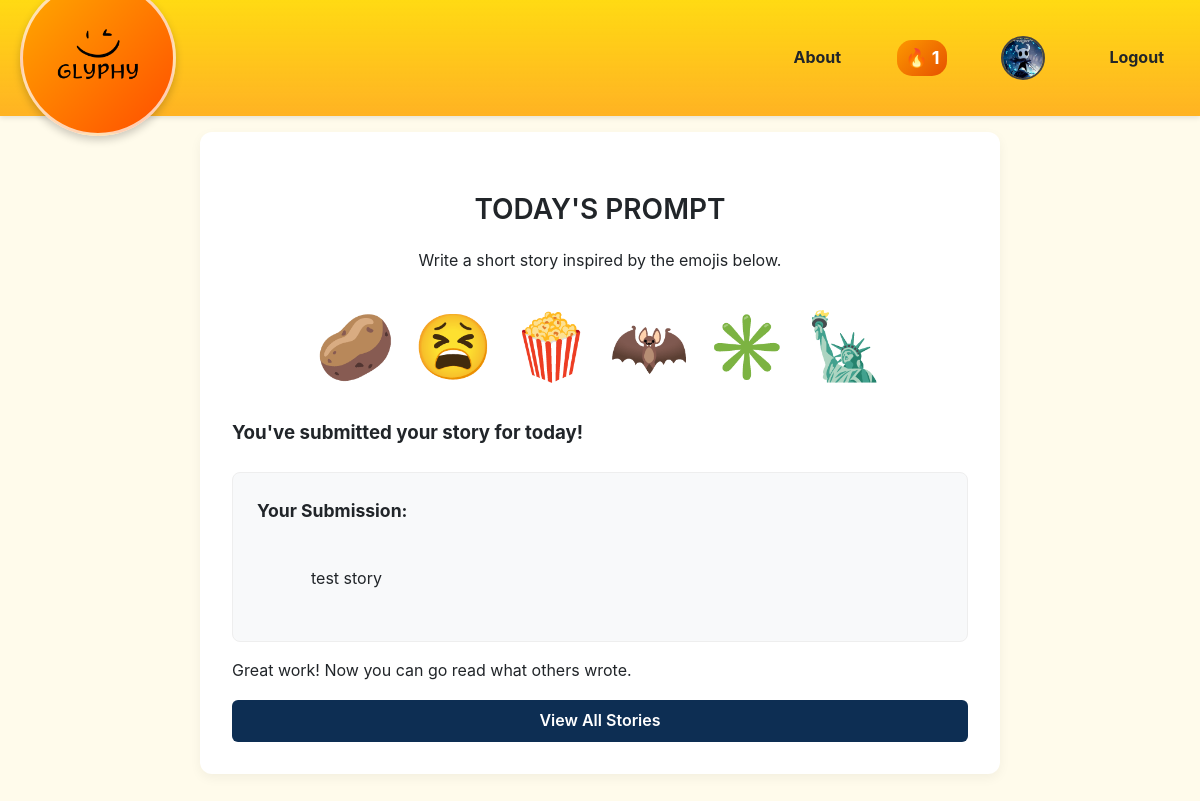
The page /dashboard (signed in) on the database its author committed.
### app/models.py (models this page shows, shortened)
class User(UserMixin, db.Model):
    id = db.Column(db.Integer, primary_key=True)
    username = db.Column(db.String(100), unique=True, nullable=False)
    email = db.Column(db.String(120), unique=True, nullable=False)
    password_hash = db.Column(db.String(162))
    current_streak = db.Column(db.Integer, default=0)
    last_story_date = db.Column(db.Date)
    profile_pic = db.Column(db.String(200), nullable=True)
    stories = db.relationship('Story', backref='author', lazy='dynamic')
    comments = db.relationship('Comments', backref='author', lazy='dynamic')

class DailyEmoji(db.Model):
    id = db.Column(db.Integer, primary_key=True)
    emojis = db.Column(db.String(50), nullable=False)
    date_posted = db.Column(db.Date, unique=True, nullable=False, default=date.today)
    stories = db.relationship('Story', backref='daily_emoji_set', lazy='dynamic')

class Story(db.Model):
    id = db.Column(db.Integer, primary_key=True)
    content = db.Column(db.Text, nullable=False)
    timestamp = db.Column(db.DateTime, index=True, default=datetime.utcnow)
    likes = db.Column(db.Integer, nullable=False, default=0)
    user_id = db.Column(db.Integer, db.ForeignKey('user.id'))
    daily_emoji_id = db.Column(db.Integer, db.ForeignKey('daily_emoji.id'))
    comments = db.relationship('Comments', backref='story', lazy='dynamic')

### app/main_views.py (the view)
@main.route('/dashboard')
@login_required
def dashboard():
    daily_emojis_obj = get_or_create_daily_prompt()
    user_story_for_today = Story.query.filter_by(
        author=current_user,
        daily_emoji_id=daily_emojis_obj.id
    ).first()
    return render_template('dashboard.html',
                           emojis=daily_emojis_obj.emojis, # Pass the full emoji string
                           user_story=user_story_for_today) # Pass the story object (or None)

### app/__init__.py (called while the page is built)
def create_app(config_class=Config):
    app = Flask(__name__)
    app.config.from_object(config_class)
    db.init_app(app)
    login_manager.init_app(app)
    login_manager.login_view = 'auth.login_register'
    login_manager.login_message_category = 'info'
    from .main_views import main as main_blueprint
    app.register_blueprint(main_blueprint)
    from .auth_views import auth as auth_blueprint
    app.register_blueprint(auth_blueprint, url_prefix='/auth')
    @login_manager.user_loader
    def load_user(user_id):
        return User.query.get(int(user_id))
    @app.context_processor
    def inject_streak():
        return {'current_streak': current_user.current_streak if current_user.is_authenticated else 0}
    with app.app_context():
        db.create_all()
    return app

### app/main_views.py (called while the page is built, shortened)
def get_or_create_daily_prompt():
    today = date.today()
    daily_emojis_obj = DailyEmoji.query.filter_by(date_posted=today).first()
    return daily_emojis_obj

### app/templates/dashboard.html (shortened to what this page needs)
{% extends "layout.html" %}
{% block content %}
<div class="content-card" style="text-align: left;">
    <h2 class="section-title" style="text-align: center;">TODAY'S PROMPT</h2>
    <p style="text-align: center;">Write a short story inspired by the emojis below.</p>
    <div class="emoji-prompt">
        {{ emojis }}
    </div>
    {% if user_story %}
    <h3>You've submitted your story for today!</h3>
        <div class="submitted-story-card">
        <h4>Your Submission:</h4>
        <div class="submitted-story-content">
            {{ user_story.content }}
        </div>
    </div>
    <p>Great work! Now you can go read what others wrote.</p>
    <a href="{{ url_for('main.stories') }}" class="view_stories_btn">View All Stories</a>
    {% endif %}
</div>
{% endblock %}

### app/templates/layout.html (shortened to what this page needs)
<!DOCTYPE html>
<html lang="en">
<head>
    <link rel="stylesheet" href="{{ url_for('static', filename='style.css') }}">
</head>
<body>
    <header class="header">
        <div class="header-left">
            <a href="{{ url_for('main.index') }}" class="logo-link">
                <img src="{{ url_for('static', filename='images/Glyphy.png') }}"
                     alt="Glyph Logo">
            </a>
        </div>
        <div class="header-right" style="display:flex; align-items:center; gap:40px;">
            <a href="{{ url_for('main.about') }}" class="nav-link">About</a>
            {% if current_user.is_authenticated %}
                <a href="{{ url_for('main.streak') }}" class="streak-badge">
                    🔥 <span class="streak-count">{{ current_streak }}</span>
                </a>
                <a href="{{ url_for('main.profile') }}" class="profile-link">
                    <img src="{{ current_user.profile_pic or url_for('static', filename='images/default_pfp.png') }}"
                         alt="{{ current_user.username }}'s Profile"
                         style="width:40px; height:40px; border-radius:50%; border:2px solid #444; object-fit:cover; transition: transform 0.2s ease;"
                         onmouseover="this.style.transform='scale(1.1)'"
                         onmouseout="this.style.transform='scale(1)'">
                </a>
                <a href="{{ url_for('auth.logout') }}" class="nav-link">Logout</a>
            {% else %}
                <a href="{{ url_for('auth.login_register') }}" class="nav-link">Sign In</a>
            {% endif %}
        </div>
    </header>
    <main class="main-content">
        {% block content %}{% endblock %}
    </main>
</body>
</html>

### app/static/style.css (style rules this page uses)
:root { --primary-blue: #007BFF; --primary-hover: #0056b3; --dark-blue: #0d2e53; --dark-blue-hover: #1a5c9a; --golden-yellow: rgba(255, 193, 7, 0.85); --dark-orange: rgba(255, 140, 0, 0.9); --dark-orange-hover: #D97706; --white: #ffffff; --light-gray: #f8f9fa; --medium-gray: #6c757d; --medium-gray-hover: #5a6268; --light-cream: #FFFBEB; --dark-text: #212529; --success: #28a745; --warning: #ffc107; --danger: #dc3545; }
body { font-family: -apple-system, BlinkMacSystemFont, 'Segoe UI', Roboto, Oxygen, Ubuntu, Cantarell, sans-serif; line-height: 1.6; margin: 0; padding: 0; background-color: var(--light-cream); color: var(--dark-text); padding-top: 100px; }
.main-content { max-width: 800px; margin: 2rem auto; padding: 0 1rem; }
.content-card { background: var(--white); border-radius: 12px; padding: 2rem; box-shadow: 0 4px 12px rgba(0,0,0,0.05); }
.header { position: fixed; top: 0; left: 0; width: 100%; z-index: 1000; box-sizing: border-box; background-image: linear-gradient(to bottom, rgba(255, 215, 0, 0.92), rgba(255, 165, 0, 0.85)); padding: 10px 20px; color: var(--dark-text); display: flex; justify-content: space-between; align-items: center; box-shadow: 0 2px 5px rgba(0,0,0,0.1); }
.logo-link { text-decoration: none; color: white; display: flex; align-items: center; }
.logo-link img { height: 140px; width: 140px; object-fit: contain; border-radius: 50%; background-image: linear-gradient(135deg, #FFAA00, #FF4E00); border: 3px solid rgba(255, 255, 255, 0.7); padding: 5px; box-shadow: 0 4px 8px rgba(0,0,0,0.2); margin-right: 10px; margin-top: -30px; margin-bottom: -30px; transition: transform 0.2s ease-in-out; }
.nav-link { color: var(--dark-text); text-decoration: none; font-weight: bold; padding: 0.5rem 1rem; border-radius: 4px; transition: background-color 0.2s; }
.profile-link { color: white; text-decoration: none; font-weight: 600; padding: 0.25rem 0.5rem; border-radius: 4px; transition: background-color 0.2s; display: flex; align-items: center; }
.streak-badge { display: flex; align-items: center; background-image: linear-gradient(135deg, #fd9800, #e65100); color: white; padding: 4px 8px; border-radius: 15px; font-size: 18px; margin-right: 6px; text-decoration: none; transition: transform 0.2s ease-in-out, filter 0.2s ease-in-out; }
.streak-count { margin-left: 4px; font-weight: bold; }
.submitted-story-card { background: var(--light-gray); border: 1px solid #eee; border-radius: 8px; padding: 1.5rem; margin-top: 1.5rem; }
.submitted-story-card h4 { color: var(--dark-text); margin: 0 0 1rem 0; font-size: 1.1rem; }
.submitted-story-content { white-space: pre-wrap; margin: 0; line-height: 1.6; color: var(--dark-text); word-break: break-word; overflow-wrap: break-word; max-width: 100%; }
.view_stories_btn { padding: 0.5rem 1rem; display: block; margin: 0 auto; font-size: 1rem; font-weight: 600; text-align: center; text-decoration: none; border-radius: 6px; cursor: pointer; transition: all 0.2s; border: none; background: var(--dark-blue); color: white; }
.section-title { font-size: 1.75rem; font-weight: 600; color: var(--dark-text); margin-bottom: 1rem; text-align: center; }
.emoji-prompt { font-size: 4rem; text-align: center; margin: 1.5rem 0; line-height: 1.5; transition: transform 0.2s ease-in-out; }

### rows shown on the page
User: profile_pic (picture)
DailyEmoji: emojis "🥔 😫 🍿 🦇 ✳️ 🗽"
Story: content "test story"

### other values the page prints
{{ current_streak }} "1"
